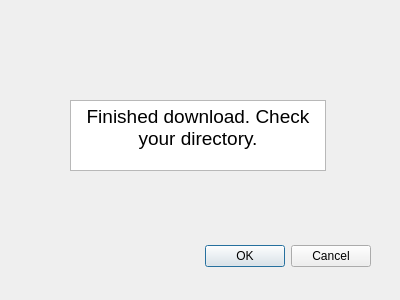
<?xml version="1.0" encoding="UTF-8"?>
<ui version="4.0">
 <class>Dialog</class>
 <widget class="QDialog" name="Dialog">
  <property name="geometry">
   <rect>
    <x>0</x>
    <y>0</y>
    <width>400</width>
    <height>300</height>
   </rect>
  </property>
  <property name="windowTitle">
   <string>Dialog</string>
  </property>
  <widget class="QDialogButtonBox" name="buttonBox">
   <property name="geometry">
    <rect>
     <x>30</x>
     <y>240</y>
     <width>341</width>
     <height>32</height>
    </rect>
   </property>
   <property name="orientation">
    <enum>Qt::Horizontal</enum>
   </property>
   <property name="standardButtons">
    <set>QDialogButtonBox::Cancel|QDialogButtonBox::Ok</set>
   </property>
  </widget>
  <widget class="QTextBrowser" name="textBrowser">
   <property name="geometry">
    <rect>
     <x>70</x>
     <y>100</y>
     <width>256</width>
     <height>71</height>
    </rect>
   </property>
   <property name="html">
    <string>&lt;!DOCTYPE HTML PUBLIC &quot;-//W3C//DTD HTML 4.0//EN&quot; &quot;http://www.w3.org/TR/REC-html40/strict.dtd&quot;&gt;
&lt;html&gt;&lt;head&gt;&lt;meta name=&quot;qrichtext&quot; content=&quot;1&quot; /&gt;&lt;style type=&quot;text/css&quot;&gt;
p, li { white-space: pre-wrap; }
&lt;/style&gt;&lt;/head&gt;&lt;body style=&quot; font-family:'MS Shell Dlg 2'; font-size:8.25pt; font-weight:400; font-style:normal;&quot;&gt;
&lt;p align=&quot;center&quot; style=&quot; margin-top:0px; margin-bottom:0px; margin-left:0px; margin-right:0px; -qt-block-indent:0; text-indent:0px;&quot;&gt;&lt;span style=&quot; font-size:14pt;&quot;&gt;Finished download. Check your directory.&lt;/span&gt;&lt;/p&gt;&lt;/body&gt;&lt;/html&gt;</string>
   </property>
  </widget>
 </widget>
 <resources/>
 <connections>
  <connection>
   <sender>buttonBox</sender>
   <signal>accepted()</signal>
   <receiver>Dialog</receiver>
   <slot>accept()</slot>
   <hints>
    <hint type="sourcelabel">
     <x>248</x>
     <y>254</y>
    </hint>
    <hint type="destinationlabel">
     <x>157</x>
     <y>274</y>
    </hint>
   </hints>
  </connection>
  <connection>
   <sender>buttonBox</sender>
   <signal>rejected()</signal>
   <receiver>Dialog</receiver>
   <slot>reject()</slot>
   <hints>
    <hint type="sourcelabel">
     <x>316</x>
     <y>260</y>
    </hint>
    <hint type="destinationlabel">
     <x>286</x>
     <y>274</y>
    </hint>
   </hints>
  </connection>
 </connections>
</ui>
